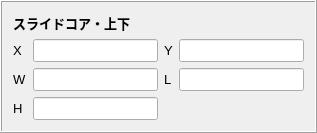
        <widget class="QFrame" name="frame_26">
         <property name="frameShape">
          <enum>QFrame::Box</enum>
         </property>
         <property name="frameShadow">
          <enum>QFrame::Raised</enum>
         </property>
         <layout class="QGridLayout" name="gridLayout_29">
          <item row="0" column="0">
           <widget class="QLabel" name="label_151">
            <property name="font">
             <font>
              <pointsize>10</pointsize>
              <weight>75</weight>
              <bold>true</bold>
             </font>
            </property>
            <property name="frameShadow">
             <enum>QFrame::Sunken</enum>
            </property>
            <property name="text">
             <string>スライドコア・上下</string>
            </property>
            <property name="wordWrap">
             <bool>false</bool>
            </property>
           </widget>
          </item>
          <item row="1" column="0">
           <layout class="QGridLayout" name="gridLayout_34">
            <item row="0" column="0">
             <widget class="QLabel" name="label_152">
              <property name="font">
               <font>
                <pointsize>10</pointsize>
               </font>
              </property>
              <property name="text">
               <string>X</string>
              </property>
             </widget>
            </item>
            <item row="0" column="1">
             <widget class="QLineEdit" name="t_sludx">
              <property name="sizePolicy">
               <sizepolicy hsizetype="Expanding" vsizetype="Preferred">
                <horstretch>0</horstretch>
                <verstretch>0</verstretch>
               </sizepolicy>
              </property>
              <property name="font">
               <font>
                <pointsize>10</pointsize>
               </font>
              </property>
              <property name="text">
               <string/>
              </property>
              <property name="placeholderText">
               <string/>
              </property>
             </widget>
            </item>
            <item row="0" column="2">
             <widget class="QLabel" name="label_153">
              <property name="font">
               <font>
                <pointsize>10</pointsize>
               </font>
              </property>
              <property name="text">
               <string>Y</string>
              </property>
             </widget>
            </item>
            <item row="0" column="3">
             <widget class="QLineEdit" name="t_sludy">
              <property name="sizePolicy">
               <sizepolicy hsizetype="Expanding" vsizetype="Preferred">
                <horstretch>0</horstretch>
                <verstretch>0</verstretch>
               </sizepolicy>
              </property>
              <property name="font">
               <font>
                <pointsize>10</pointsize>
               </font>
              </property>
              <property name="text">
               <string/>
              </property>
              <property name="placeholderText">
               <string/>
              </property>
             </widget>
            </item>
            <item row="1" column="0">
             <widget class="QLabel" name="label_154">
              <property name="font">
               <font>
                <pointsize>10</pointsize>
               </font>
              </property>
              <property name="text">
               <string>W</string>
              </property>
             </widget>
            </item>
            <item row="1" column="1">
             <widget class="QLineEdit" name="t_sludw">
              <property name="sizePolicy">
               <sizepolicy hsizetype="Expanding" vsizetype="Preferred">
                <horstretch>0</horstretch>
                <verstretch>0</verstretch>
               </sizepolicy>
              </property>
              <property name="font">
               <font>
                <pointsize>10</pointsize>
               </font>
              </property>
              <property name="text">
               <string/>
              </property>
              <property name="placeholderText">
               <string/>
              </property>
             </widget>
            </item>
            <item row="1" column="2">
             <widget class="QLabel" name="label_155">
              <property name="font">
               <font>
                <pointsize>10</pointsize>
               </font>
              </property>
              <property name="text">
               <string>L</string>
              </property>
             </widget>
            </item>
            <item row="1" column="3">
             <widget class="QLineEdit" name="t_sludl">
              <property name="sizePolicy">
               <sizepolicy hsizetype="Expanding" vsizetype="Preferred">
                <horstretch>0</horstretch>
                <verstretch>0</verstretch>
               </sizepolicy>
              </property>
              <property name="font">
               <font>
                <pointsize>10</pointsize>
               </font>
              </property>
              <property name="text">
               <string/>
              </property>
              <property name="placeholderText">
               <string/>
              </property>
             </widget>
            </item>
            <item row="2" column="0">
             <widget class="QLabel" name="label_156">
              <property name="font">
               <font>
                <pointsize>10</pointsize>
               </font>
              </property>
              <property name="text">
               <string>H</string>
              </property>
             </widget>
            </item>
            <item row="2" column="1">
             <widget class="QLineEdit" name="t_sludh">
              <property name="sizePolicy">
               <sizepolicy hsizetype="Expanding" vsizetype="Preferred">
                <horstretch>0</horstretch>
                <verstretch>0</verstretch>
               </sizepolicy>
              </property>
              <property name="font">
               <font>
                <pointsize>10</pointsize>
               </font>
              </property>
              <property name="text">
               <string/>
              </property>
              <property name="placeholderText">
               <string/>
              </property>
             </widget>
            </item>
           </layout>
          </item>
         </layout>
        </widget>
